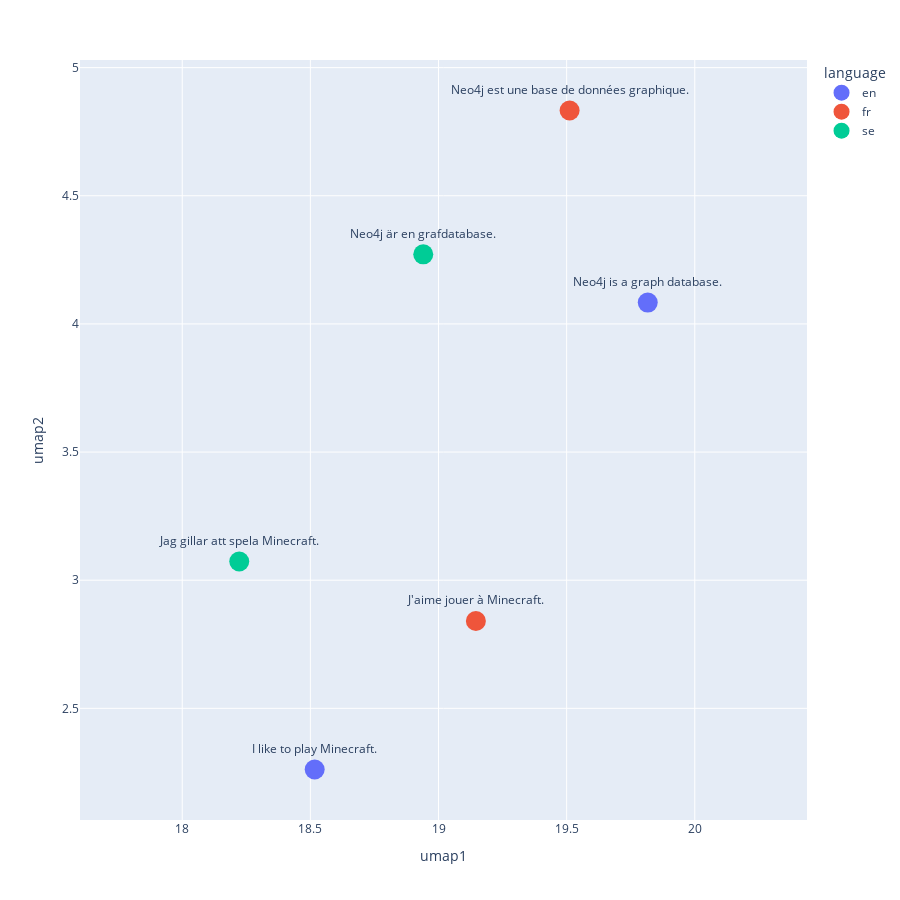

Write notebook code for a chart like this one.
### Code cell
fig = px.scatter(test_sentences, x='umap1', y='umap2', color='language', text=test_sentences['sentence'], width=900, height=900)
fig.update_layout(
    yaxis={"scaleanchor":"x", "scaleratio":1}
)
fig.update_traces(
        marker=dict(size=20),  # Increase point size
        textposition='top center'  # Position of the text labels
    )   
fig.show()

### Figure 1 — Plotly figure (JSON) as saved in the notebook; plotly's stock layout.template omitted (floating-point values rounded to 4 significant figures)
{"data": [{"hovertemplate": "language=en<br>umap1=%{x}<br>umap2=%{y}<br>sentence=%{text}<extra></extra>", "legendgroup": "en", "marker": {"color": "#636efa", "size": 20, "symbol": "circle"}, "mode": "markers+text", "name": "en", "orientation": "v", "showlegend": true, "text": ["I like to play Minecraft.", "Neo4j is a graph database."], "textposition": "top center", "type": "scatter", "x": [18.52, 19.82], "xaxis": "x", "y": [2.261, 4.083], "yaxis": "y"}, {"hovertemplate": "language=fr<br>umap1=%{x}<br>umap2=%{y}<br>sentence=%{text}<extra></extra>", "legendgroup": "fr", "marker": {"color": "#EF553B", "size": 20, "symbol": "circle"}, "mode": "markers+text", "name": "fr", "orientation": "v", "showlegend": true, "text": ["J'aime jouer à Minecraft.", "Neo4j est une base de données graphique."], "textposition": "top center", "type": "scatter", "x": [19.15, 19.51], "xaxis": "x", "y": [2.841, 4.833], "yaxis": "y"}, {"hovertemplate": "language=se<br>umap1=%{x}<br>umap2=%{y}<br>sentence=%{text}<extra></extra>", "legendgroup": "se", "marker": {"color": "#00cc96", "size": 20, "symbol": "circle"}, "mode": "markers+text", "name": "se", "orientation": "v", "showlegend": true, "text": ["Jag gillar att spela Minecraft.", "Neo4j är en grafdatabase."], "textposition": "top center", "type": "scatter", "x": [18.22, 18.94], "xaxis": "x", "y": [3.073, 4.271], "yaxis": "y"}], "layout": {"height": 900, "legend": {"title": {"text": "language"}, "tracegroupgap": 0}, "margin": {"t": 60}, "width": 900, "xaxis": {"anchor": "y", "domain": [0, 1], "title": {"text": "umap1"}}, "yaxis": {"anchor": "x", "domain": [0, 1], "scaleanchor": "x", "scaleratio": 1, "title": {"text": "umap2"}}}}
